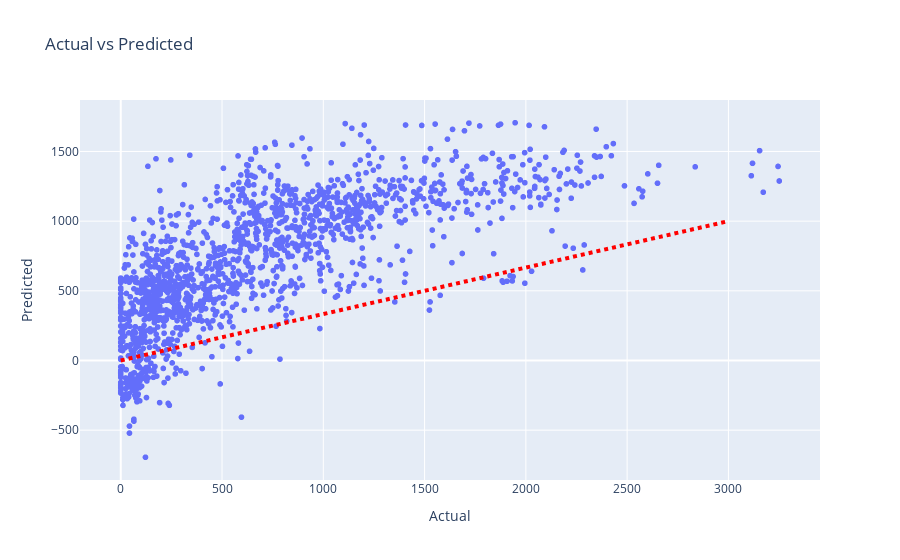

Write notebook code for a chart like this one.
### Code cell
# Put data to plot in dataframe
df_plot = pd.DataFrame({'Actual': y_test, 'Predicted': y_pred})

## Make scatter plot from data
fig = px.scatter(df_plot, x='Actual', y='Predicted', title='Actual vs Predicted')
# Add straight line indicating perfect model
fig.add_shape(type='line',x0=0, x1=3000, y0=0, y1=1000, line = dict(color='red', width=4, dash='dot',), )
fig.show()

### Figure 1 — Plotly figure (JSON) as saved in the notebook; plotly's stock layout.template omitted (floating-point values rounded to 4 significant figures; data arrays with more than 128 entries replaced by an {"elided": "..."} marker saying what was removed)
{"data": [{"hovertemplate": "Actual=%{x}<br>Predicted=%{y}<extra></extra>", "legendgroup": "", "marker": {"color": "#636efa", "symbol": "circle"}, "mode": "markers", "name": "", "showlegend": false, "x": {"elided": "1560 int values"}, "xaxis": "x", "y": {"elided": "1560 float values"}, "yaxis": "y", "type": "scattergl"}], "layout": {"xaxis": {"anchor": "y", "domain": [0.0, 1.0], "title": {"text": "Actual"}}, "yaxis": {"anchor": "x", "domain": [0.0, 1.0], "title": {"text": "Predicted"}}, "legend": {"tracegroupgap": 0}, "title": {"text": "Actual vs Predicted"}, "shapes": [{"line": {"color": "red", "dash": "dot", "width": 4}, "type": "line", "x0": 0, "x1": 3000, "y0": 0, "y1": 1000}]}}
